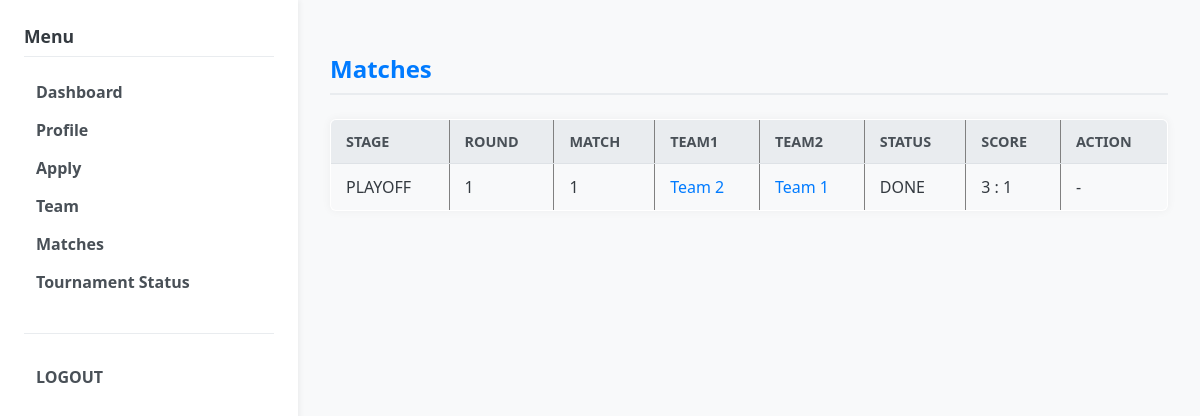
Page /user/matches (signed in) on the committed database.
### models.py (models this page shows)
class Match(db.Model):
    __tablename__ = "matches"
    id = db.Column(db.Integer, primary_key=True)
    tournament_id = db.Column(db.Integer, db.ForeignKey("tournaments.id"), nullable=False)
    stage = db.Column(db.String(16), default="LEAGUE")  # LEAGUE / PLAYOFF / FINAL
    round_no = db.Column(db.Integer)    # 라운드 번호(1,2,3,...)
    match_no = db.Column(db.Integer)    # 해당 라운드 내 경기 번호
    team1_id = db.Column(db.Integer, db.ForeignKey("teams.id"), nullable=False)
    team2_id = db.Column(db.Integer, db.ForeignKey("teams.id"), nullable=False)
    scheduled_at = db.Column(db.DateTime)
    status = db.Column(db.String(16), default="SCHEDULED")  # SCHEDULED / DONE
    team1_score = db.Column(db.Integer)
    team2_score = db.Column(db.Integer)
    winner_team_id = db.Column(db.Integer, db.ForeignKey("teams.id"))
    tournament = db.relationship("Tournament")
    team1 = db.relationship("Team", foreign_keys=[team1_id])
    team2 = db.relationship("Team", foreign_keys=[team2_id])
    winner_team = db.relationship("Team", foreign_keys=[winner_team_id])

class Team(db.Model):
    __tablename__ = "teams"
    id = db.Column(db.Integer, primary_key=True)
    name = db.Column(db.String(64), nullable=False)
    tournament_id = db.Column(db.Integer, db.ForeignKey("tournaments.id"), nullable=False)
    captain_user_id = db.Column(db.Integer, db.ForeignKey("users.id"))
    tournament = db.relationship("Tournament", back_populates="teams")
    members = db.relationship("TeamMember", back_populates="team")
    captain = db.relationship("User", foreign_keys=[captain_user_id])

### app.py (the view)
@app.route("/user/matches")
@login_required(role="USER")
def user_matches():
    user = current_user()
    team_ids = {tm.team_id for p in Participant.query.filter_by(user_id=user.id).all()
                               for tm in p.team_membership.team.members} if False else set()
    tournament = Tournament.query.first()
    if not tournament:
        return render_template("user/matches.html", matches=[], tournament=None, my_participant=None, my_team_id=None)
    my_participant = Participant.query.filter_by(
        user_id=user.id, tournament_id=tournament.id
    ).first()
    my_team_id = None
    if my_participant and my_participant.team_membership:
        my_team_id = my_participant.team_membership.team_id
    if not my_team_id:
        return render_template("user/matches.html",
                               matches=[],
                               tournament=tournament,
                               my_participant=my_participant,
                               my_team_id=None)
    matches = Match.query.filter(
        Match.tournament_id == tournament.id,
        ((Match.team1_id == my_team_id) | (Match.team2_id == my_team_id))
    ).order_by(Match.stage, Match.round_no, Match.match_no).all()
    return render_template("user/matches.html",
                           matches=matches,
                           tournament=tournament,
                           my_participant=my_participant,
                           my_team_id=my_team_id)

### app.py (called while the page is built)
def current_user():
    user_id = session.get("user_id")
    if not user_id:
        return None
    user = User.query.get(user_id)
    return user

def login_required(role=None):
    def decorator(fn):
        from functools import wraps
        @wraps(fn)
        def wrapper(*args, **kwargs):
            user = current_user()
            active_role = session.get("role")
            if not user or not active_role:
                return redirect(url_for("login_page"))
            if role and active_role != role:
                flash("Permission denied. You are logged in as " + active_role + ".")
                return redirect(url_for("login_page"))
            return fn(*args, **kwargs)
        return wrapper
    return decorator

@app.context_processor
def inject_helpers():
    return dict(
        calculate_estimated_score=calculate_estimated_score,
        get_user_score=get_user_score,
        get_member_weighted_score=get_member_weighted_score,
    )

### templates/user/matches.html (shortened to what this page needs)
{% extends "base.html" %}
{% block content %}
<h2>Matches</h2>
{% if not tournament %}
    <p>No tournament is currently active.</p>
{% elif not matches %}
    <p>No matches have been scheduled for your team yet.</p>
    <p>Current Tournament Status: <strong>{{ tournament.status }}</strong> (Stage: {{ tournament.current_stage or "-" }})</p>
{% else %}
<table border="1" cellpadding="4">
    <tr>
        <th>Stage</th>
        <th>Round</th>
        <th>Match</th>
        <th>Team1</th>
        <th>Team2</th>
        <th>Status</th>
        <th>Score</th>
        <th>Action</th>
    </tr>
    {% for m in matches %}
        <tr>
            <td>{{ m.stage }}</td>
            <td>{{ m.round_no }}</td>
            <td>{{ m.match_no }}</td>
            <td><a href="{{ url_for('team_detail', team_id=m.team1_id) }}">{{ m.team1.name }}</a></td>
            <td><a href="{{ url_for('team_detail', team_id=m.team2_id) }}">{{ m.team2.name }}</a></td>
            <td>{{ m.status }}</td>
            <td>
                {% if m.status == "DONE" %}
                    {{ m.team1_score }} : {{ m.team2_score }}
                {% else %}
                    -
                {% endif %}
            </td>
            <td>
                {% if m.status == "SCHEDULED" %}
                    <a href="{{ url_for('user_match_report', match_id=m.id) }}">Report Result</a>
                {% else %}
                    -
                {% endif %}
            </td>
        </tr>
    {% endfor %}
</table>
{% endif %}
{% endblock %}

### static/css/style.css (style rules this page uses)
body { font-family: 'Segoe UI', Tahoma, Geneva, Verdana, sans-serif; margin: 0; padding: 0; background-color: #f8f9fa; color: #343a40; }
h2 { color: #007bff; border-bottom: 2px solid #e9ecef; padding-bottom: 0.5rem; margin-bottom: 1.5rem; }
table { width: 100%; border-collapse: collapse; margin-bottom: 1.5rem; background-color: #ffffff; box-shadow: 0 0 10px rgba(0, 0, 0, 0.05); border-radius: 6px; overflow: hidden; }
table th, table td { padding: 12px 15px; text-align: left; border-bottom: 1px solid #dee2e6; }
table th { background-color: #e9ecef; color: #495057; font-weight: 600; text-transform: uppercase; font-size: 0.9rem; }
table tr:last-child td { border-bottom: none; }
table tr:nth-child(even) { background-color: #f8f9fa; }
table a { color: #007bff; text-decoration: none; }

### rows in the picture
Match: stage "PLAYOFF", round_no "1", match_no "1", team1.name "Team 2", team2.name "Team 1", status "DONE", team1_score "3", team2_score "1"
